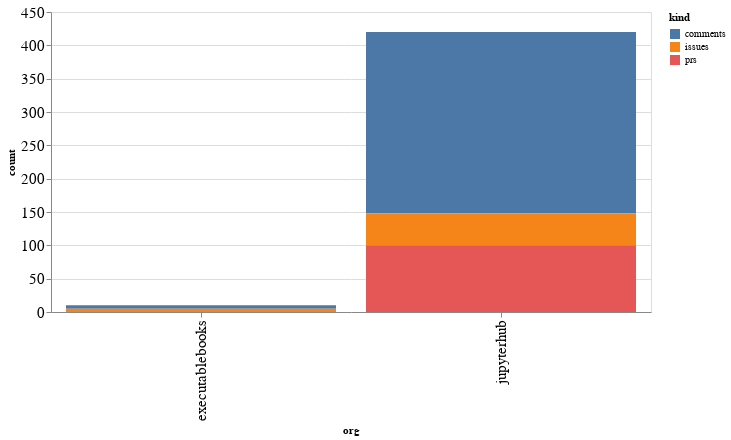

This figure's notebook cell:
### Code cell
alt.Chart(org_summaries, width=600).mark_bar().encode(
    x='org',
    y='count',
    color='kind',
    tooltip="org"
)

### Figure 1 — Vega-Lite specification as saved in the notebook (floating-point values rounded to 4 significant figures)
{"config": {"axisLeft": {"labelFontSize": 15}, "axisBottom": {"labelFontSize": 15}}, "data": {"name": "data-b508251d5a128eb7f46532faac9a1683"}, "mark": "bar", "encoding": {"color": {"type": "nominal", "field": "kind"}, "tooltip": {"type": "nominal", "field": "org"}, "x": {"type": "nominal", "field": "org"}, "y": {"type": "quantitative", "field": "count"}}, "width": 600, "$schema": "https://vega.github.io/schema/vega-lite/v4.8.1.json", "datasets": {"data-b508251d5a128eb7f46532faac9a1683": [{"org": "executablebooks", "kind": "comments", "count": 5}, {"org": "executablebooks", "kind": "issues", "count": 4}, {"org": "executablebooks", "kind": "prs", "count": 1}, {"org": "jupyterhub", "kind": "comments", "count": 272}, {"org": "jupyterhub", "kind": "issues", "count": 48}, {"org": "jupyterhub", "kind": "prs", "count": 100}]}}
